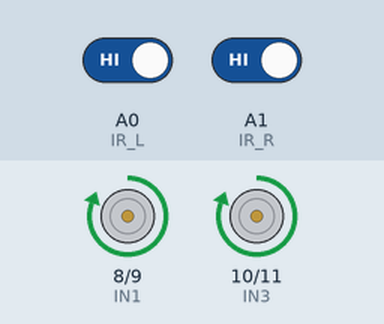
Recording of a sketch running on a simulated Arduino Uno, built with avr-gcc and run on an emulated ATmega328P. On the bench: motor-driver pin pairs drawn as motors (green arrow = first pin HIGH = forward, orange = second pin HIGH = backward, longer = more drive). The test bench sets the inputs (shaded band); at power-on: A0 (IR_L) HIGH, A1 (IR_R) HIGH.

Above: at 1.2 s.
1.3 s: A0 (IR_L) driven LOW
At 2.1 s:
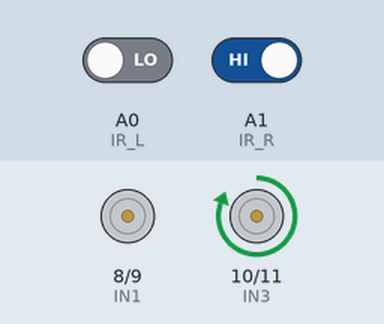
2.8 s: A1 (IR_R) driven LOW
At 3.3 s:
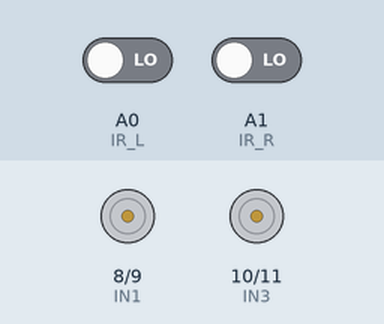
4.3 s: A0 (IR_L) driven HIGH
At 5.5 s:
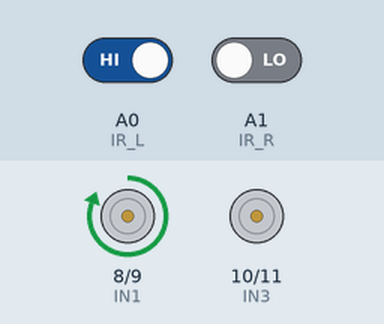
5.8 s: A1 (IR_R) driven HIGH
At 6.8 s:
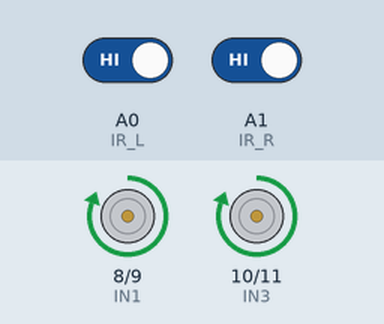
Timing chart, 0 to 8.3 s (numbered marks = the images above; inputs shaded):
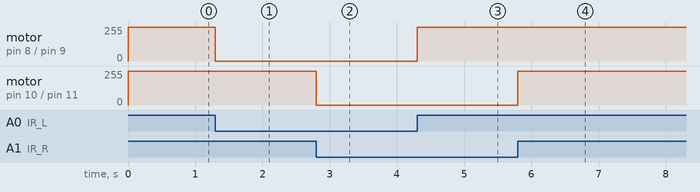

The sketch:

line_follower.ino
```cpp
// Reads two IR line sensors and controls the L298N motor driver to drive the robot forward, turn left/right, or stop based on simple rule-based line-following logic.
//
// Full tutorial: https://shillehtek.com/blogs/news/arduino-uno-ir-line-sensors-line-follower-robot
// Parts used: https://shillehtek.com/products/shillehtek-l298n-motor-driver-controller-board
//             https://shillehtek.com/products/arduino-uno-r3-starter-kit
//             https://shillehtek.com/products/n20-micro-metal-gear-motor-12v-100rpm
// More examples: https://github.com/shillehbean/shillehtek-examples
//

#define IR_L A0
#define IR_R A1
#define IN1 8
#define IN2 9
#define IN3 10
#define IN4 11

// most TCRT5000 modules read LOW on the black line
#define ON_LINE LOW

void drive(bool l1, bool l2, bool r1, bool r2) {
  digitalWrite(IN1, l1); digitalWrite(IN2, l2);
  digitalWrite(IN3, r1); digitalWrite(IN4, r2);
}

void setup() {
  pinMode(IR_L, INPUT);  pinMode(IR_R, INPUT);
  pinMode(IN1, OUTPUT);  pinMode(IN2, OUTPUT);
  pinMode(IN3, OUTPUT);  pinMode(IN4, OUTPUT);
}

void loop() {
  bool leftOnLine  = (digitalRead(IR_L) == ON_LINE);
  bool rightOnLine = (digitalRead(IR_R) == ON_LINE);

  if (!leftOnLine && !rightOnLine)      drive(HIGH, LOW, HIGH, LOW);  // forward
  else if (leftOnLine && !rightOnLine)  drive(LOW,  LOW, HIGH, LOW);  // turn left
  else if (!leftOnLine && rightOnLine)  drive(HIGH, LOW, LOW,  LOW);  // turn right
  else                                  drive(LOW,  LOW, LOW,  LOW);  // stop
}
```

Measured:
- after the input at 1.3 s, motor on pin 8 (IN1) / pin 9 (IN2): forward 255/255 → stopped at once
- after the input at 2.8 s, motor on pin 10 (IN3) / pin 11 (IN4): forward 255/255 → stopped at once
- after the input at 4.3 s, motor on pin 8 (IN1) / pin 9 (IN2): stopped → forward 255/255 at once
- after the input at 5.8 s, motor on pin 10 (IN3) / pin 11 (IN4): stopped → forward 255/255 at once
